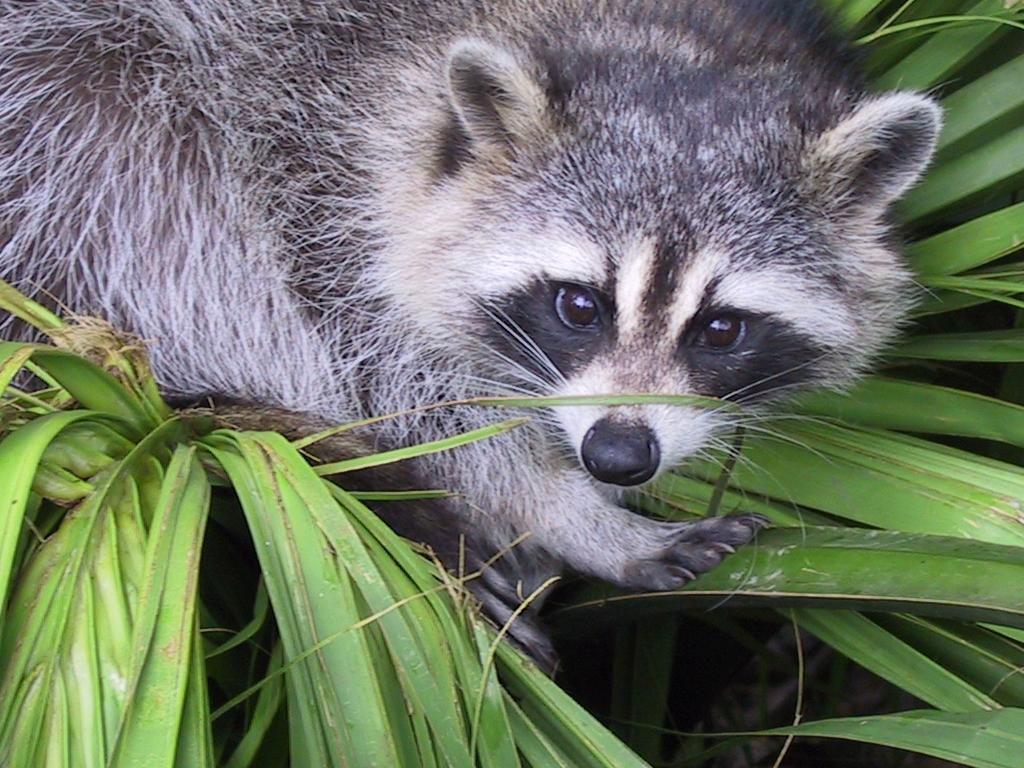
#> input picture Python-1-Array/ex04/animal.jpeg, 1024 x 768 px
$ python rotate.py
#> lines starting #> are read from the running program, lines starting #| are printed output that depends on the picture
### Python-1-Array/ex02/load_image.py
# REF: https://pillow.readthedocs.io/en/stable/reference/Image.html#functions
# REF: https://numpy.org/doc/stable/reference/generated/numpy.asarray.html
# REF: https://numpy.org/doc/stable/reference/generated/numpy.ndarray.html

import numpy as np
from numpy import ndarray
from PIL import Image


def ft_load(path: str) -> ndarray:
    """
    Loads an image from the specified path and converts it to a NumPy array.
    Args:
        path (str): The file path to the image.
    Returns:
        ndarray: The image as a NumPy array.
    Raises:
        FileNotFoundError: If the image file does not exist.
        ValueError: If the image cannot be opened or converted.
    """
#> called with path = 'animal.jpeg'
    try:
        assert isinstance(path, str), "Path must be a string"
        assert path.endswith(('.png', '.jpg', '.jpeg', '.bmp', '.gif')), "Unsupported image format"
        assert len(path) > 0, "Path cannot be empty"
        with Image.open(path) as image:
#> image is the input picture: PIL image 1024x768 RGB; mean R, G, B 110.7, 117.7, 102.1
            print(f"Image mode: {image.mode}")
#| Image mode: RGB
            imageNp = np.asarray(image)
            print(f"The shape of image is : {imageNp.shape}")
#| The shape of image is : (768, 1024, 3)
            return imageNp
    except FileNotFoundError as error:
        print(f"File not found: {error}")
    except ValueError as error:
        print(f"Value error: {error}")
    except AssertionError as error:
        print(f"Assertion error: {error}")
    except Exception as error:
        print(f"An unexpected error occurred: {error}")

### Python-1-Array/ex04/rotate.py
# Source: https://stackoverflow.com/questions/69994725/how-to-reshape-numpy-arrays-to-turn-rows-into-columns
from load_image import ft_load
from PIL import Image
import numpy as np


def rotate(path: str) -> None:
    """
    Rotates an image by transposing the pixel values and saves the rotated image.
    Args:
        path (str): The file path to the image.
        Returns:
        None
        Raises:
            FileNotFoundError: If the image file does not exist.
            ValueError: If the image cannot be opened or converted.
    """
    try:
        _ndarray = ft_load(path)
        print(_ndarray)
#> (printed output is left out)
        print(f"Original shape: {_ndarray.shape}")
#| Original shape: (768, 1024, 3)
        _ndarray = _ndarray[150:550, 400:800, 1]
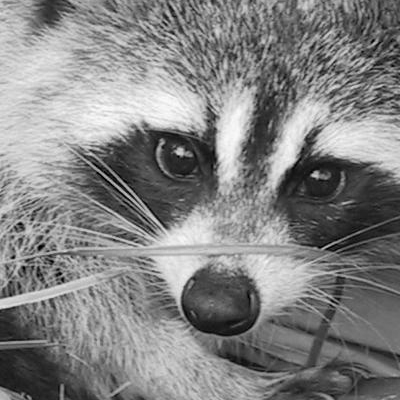
#> _ndarray: shape (400, 400); min 0, max 252, mean 130.6
        print(f"New shape after slicing: {_ndarray.shape}")
#| New shape after slicing: (400, 400)
        columns = rows = 400

        transposed = np.zeros([columns, rows], dtype=np.uint8)
        for y in range(rows):
            for x in range(columns):
                transposed[y, x] = _ndarray[x, y]
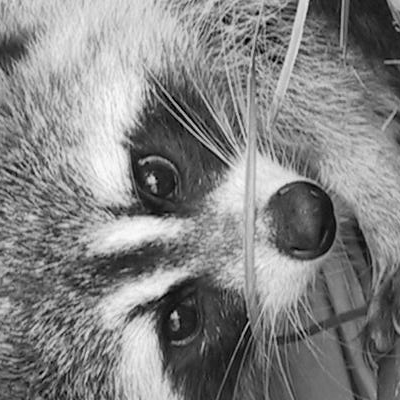
#> transposed: shape (400, 400); min 0, max 252, mean 130.6
        print(f"New shape after Transpose:: {transposed.shape}")
#| New shape after Transpose:: (400, 400)
        print(transposed)
#> (printed output is left out)
        # Before see the subject requirement, I was thinking to use reshape and transpose
        # _ndarray = _ndarray.reshape(400, 400).transpose()
        # print(f"New shape after Transpose:: {_ndarray.shape}")
        # print(_ndarray)
        new_image = Image.fromarray(transposed)
        new_image.save("rotated.jpg")
        new_image.show()
    except FileNotFoundError as error:
        print(f"File not found: {error}")
    except ValueError as error:
        print(f"Value error: {error}")
    except AssertionError as error:
        print(f"Assertion error: {error}")
    except Exception as error:
        print(f"An unexpected error occurred: {error}")


def main():
    """ """
    try:
        rotate("animal.jpeg")
    except Exception as error:
        print(f"Error: {error}")


if __name__ == "__main__":
    main()
